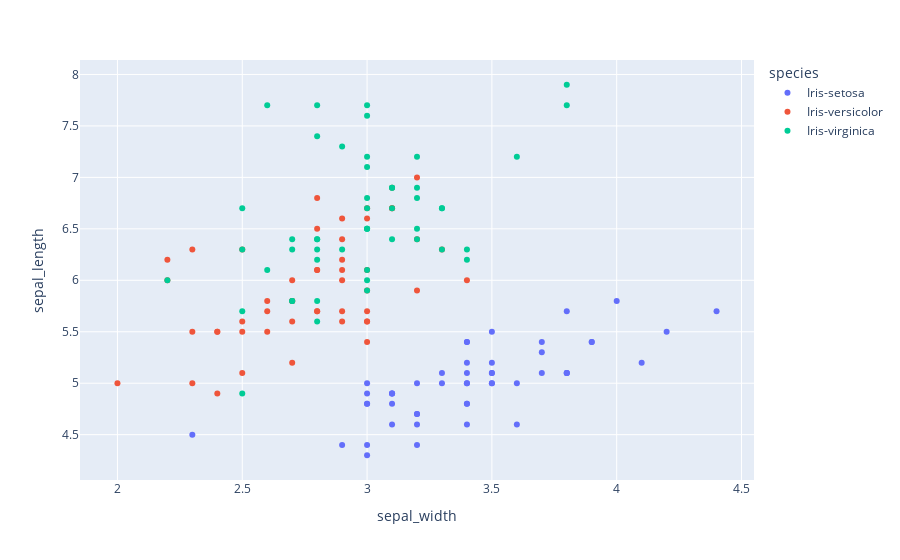

The notebook cell saved with this chart:
### Code cell
import plotly.express as px
fig = px.scatter(dataset, x="sepal_width", y="sepal_length", color="species")
fig.show()

### Figure 1 — Plotly figure (JSON) as saved in the notebook; plotly's stock layout.template omitted (floating-point values rounded to 4 significant figures)
{"data": [{"hovertemplate": "species=Iris-setosa<br>sepal_width=%{x}<br>sepal_length=%{y}<extra></extra>", "legendgroup": "Iris-setosa", "marker": {"color": "#636efa", "symbol": "circle"}, "mode": "markers", "name": "Iris-setosa", "orientation": "v", "showlegend": true, "type": "scatter", "x": [3.5, 3, 3.2, 3.1, 3.6, 3.9, 3.4, 3.4, 2.9, 3.1, 3.7, 3.4, 3, 3, 4, 4.4, 3.9, 3.5, 3.8, 3.8, 3.4, 3.7, 3.6, 3.3, 3.4, 3, 3.4, 3.5, 3.4, 3.2, 3.1, 3.4, 4.1, 4.2, 3.1, 3.2, 3.5, 3.1, 3, 3.4, 3.5, 2.3, 3.2, 3.5, 3.8, 3, 3.8, 3.2, 3.7, 3.3], "xaxis": "x", "y": [5.1, 4.9, 4.7, 4.6, 5, 5.4, 4.6, 5, 4.4, 4.9, 5.4, 4.8, 4.8, 4.3, 5.8, 5.7, 5.4, 5.1, 5.7, 5.1, 5.4, 5.1, 4.6, 5.1, 4.8, 5, 5, 5.2, 5.2, 4.7, 4.8, 5.4, 5.2, 5.5, 4.9, 5, 5.5, 4.9, 4.4, 5.1, 5, 4.5, 4.4, 5, 5.1, 4.8, 5.1, 4.6, 5.3, 5], "yaxis": "y"}, {"hovertemplate": "species=Iris-versicolor<br>sepal_width=%{x}<br>sepal_length=%{y}<extra></extra>", "legendgroup": "Iris-versicolor", "marker": {"color": "#EF553B", "symbol": "circle"}, "mode": "markers", "name": "Iris-versicolor", "orientation": "v", "showlegend": true, "type": "scatter", "x": [3.2, 3.2, 3.1, 2.3, 2.8, 2.8, 3.3, 2.4, 2.9, 2.7, 2, 3, 2.2, 2.9, 2.9, 3.1, 3, 2.7, 2.2, 2.5, 3.2, 2.8, 2.5, 2.8, 2.9, 3, 2.8, 3, 2.9, 2.6, 2.4, 2.4, 2.7, 2.7, 3, 3.4, 3.1, 2.3, 3, 2.5, 2.6, 3, 2.6, 2.3, 2.7, 3, 2.9, 2.9, 2.5, 2.8], "xaxis": "x", "y": [7, 6.4, 6.9, 5.5, 6.5, 5.7, 6.3, 4.9, 6.6, 5.2, 5, 5.9, 6, 6.1, 5.6, 6.7, 5.6, 5.8, 6.2, 5.6, 5.9, 6.1, 6.3, 6.1, 6.4, 6.6, 6.8, 6.7, 6, 5.7, 5.5, 5.5, 5.8, 6, 5.4, 6, 6.7, 6.3, 5.6, 5.5, 5.5, 6.1, 5.8, 5, 5.6, 5.7, 5.7, 6.2, 5.1, 5.7], "yaxis": "y"}, {"hovertemplate": "species=Iris-virginica<br>sepal_width=%{x}<br>sepal_length=%{y}<extra></extra>", "legendgroup": "Iris-virginica", "marker": {"color": "#00cc96", "symbol": "circle"}, "mode": "markers", "name": "Iris-virginica", "orientation": "v", "showlegend": true, "type": "scatter", "x": [3.3, 2.7, 3, 2.9, 3, 3, 2.5, 2.9, 2.5, 3.6, 3.2, 2.7, 3, 2.5, 2.8, 3.2, 3, 3.8, 2.6, 2.2, 3.2, 2.8, 2.8, 2.7, 3.3, 3.2, 2.8, 3, 2.8, 3, 2.8, 3.8, 2.8, 2.8, 2.6, 3, 3.4, 3.1, 3, 3.1, 3.1, 3.1, 2.7, 3.2, 3.3, 3, 2.5, 3, 3.4, 3], "xaxis": "x", "y": [6.3, 5.8, 7.1, 6.3, 6.5, 7.6, 4.9, 7.3, 6.7, 7.2, 6.5, 6.4, 6.8, 5.7, 5.8, 6.4, 6.5, 7.7, 7.7, 6, 6.9, 5.6, 7.7, 6.3, 6.7, 7.2, 6.2, 6.1, 6.4, 7.2, 7.4, 7.9, 6.4, 6.3, 6.1, 7.7, 6.3, 6.4, 6, 6.9, 6.7, 6.9, 5.8, 6.8, 6.7, 6.7, 6.3, 6.5, 6.2, 5.9], "yaxis": "y"}], "layout": {"legend": {"title": {"text": "species"}, "tracegroupgap": 0}, "margin": {"t": 60}, "xaxis": {"anchor": "y", "domain": [0, 1], "title": {"text": "sepal_width"}}, "yaxis": {"anchor": "x", "domain": [0, 1], "title": {"text": "sepal_length"}}}}
